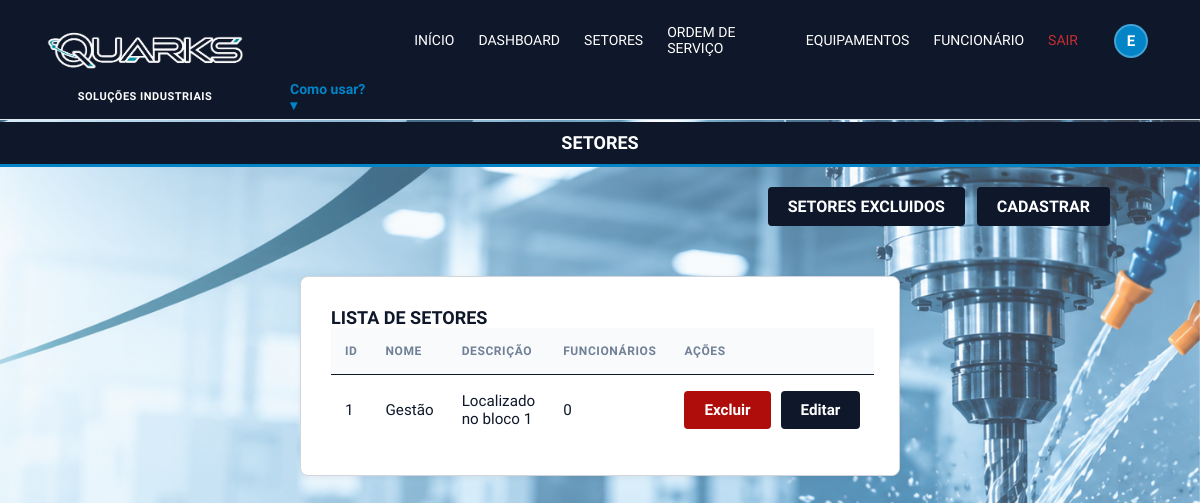
Screenshot of /setor (signed in) with the database file from the repository.
### database.py (models this page shows, shortened)
class Usuario(Base, UserMixin):
    __tablename__ = "usuarios"
    id = Column(Integer, primary_key=True, autoincrement=True)
    nome = Column(String(50), nullable=False)
    senha_hash = Column(String(250), nullable=False)
    email = Column(String(120), unique=True, nullable=False)
    criado_em = Column(DateTime, nullable=False, server_default=func.now())
    atualizado_em = Column(DateTime, nullable=False, server_default=func.now())

class Setor(Base):
    __tablename__ = 'setores'
    id = Column(Integer, primary_key=True, autoincrement=True)
    nome = Column(String(50), nullable=False)
    descricao = Column(String(10000))
    status_delete = Column(Boolean, default=True, nullable=False)
    funcionarios = relationship('Funcionario', back_populates='setor')

### app.py (the view)
@app.route('/setor', methods=['GET'])
@login_required
def setor():
    lista_setores = tabela_setor.select_ativos()
    return render_template('setor.html', setores=lista_setores)

### app.py (called while the page is built)
@login_manager.user_loader
def load_user(user_id):
    return db_session.get(Usuario, int(user_id))

### banco/tabela_setor.py (called while the page is built)
def select_ativos():
    setor_sql = (
        select(Setor, func.count(Funcionario.id).label("funcionarios")).
        outerjoin(Funcionario, Setor.id == Funcionario.setor_id).
        where(Setor.status_delete == 1).
        group_by(Setor.id)
    )
    setor = db_session.execute(setor_sql).all()
    return setor

### templates/setor.html (shortened to what this page needs)
{% extends 'base.html' %}
{% block conteudo %}
    <div class="cabecalho-pagina">
        <div class="barra-titulo-linha">
            <p class="subtitulo">SETORES</p>
        </div>
        {% if not editar %}
        <div class="container-botao-direita">
            <a href="{{ url_for('listar_setores_excluidos') if not excluidos else url_for('setor')}}" class="design-btn-direita">SETORES {% if excluidos %} ATIVOS {% else %} EXCLUIDOS {% endif %}</a>
            {% if not excluidos %}<a href="{{ url_for('cadastro_setor') }}" class="design-btn-direita">CADASTRAR</a> {% endif %}
        </div>
        {% endif %}
    </div>
    {% if request.endpoint != 'cadastro_setor' and not editar %}
    <section class="container-perfil">
        <h2>LISTA DE SETORES</h2>
        {% if setores %}
        <table>
            <thead>
                <tr>
                    <th>Id</th>
                    <th>Nome</th>
                    <th>Descrição</th>
                    <th>Funcionários</th>
                    <th>Ações</th>
                </tr>
            </thead>
            <tbody>
            {% for setor, total in setores %}
                <tr>
                    <td>{{ setor.id }}</td>
                    <td>{{ setor.nome }}</td>
                    <td>{{ setor.descricao }}</td>
                    <td>{{ total }}</td>
                    <td class="acoes">{% if excluidos %}<a href="{{ url_for('restaurar_setor', setor_id=setor.id) }}" class="design-btn-direita">Restaurar</a>{% else %}<a href="{{ url_for('excluir_setor', setor_id=setor.id) }}" class="design-btn-direita excluir-btn">Excluir</a><a href="{{ url_for('editar_setor', setor_id=setor.id) }}" class="design-btn-direita">Editar</a>{% endif %}</td>
                </tr>
            {% endfor %}
            </tbody>
        </table>
        {% else %}
            <p class="vazio">Nenhum setor listado.</p>
        {% endif %}
    </section>
    {% endif %}
{% endblock %}

### templates/base.html (shortened to what this page needs)
<!DOCTYPE html>
<html lang="pt-br">
<head>
    <link rel="stylesheet" href="{{ url_for('static', filename='css/style.css') }}">
</head>
<body class="{% if request.endpoint in ['equipamentos', 'listar_equipamentos_excluidos', 'setor', 'listar_setores_excluidos', 'ordens_servico_lista_view', 'funcionarios'] %}tela-listas{% endif %}">
    <header class="cabecalho-sistema">
        <div class="bloco-topo-esquerdo">
            <div class="logo-wrapper">
                <img src="{{ url_for('static', filename='imagem/logo.png') }}" alt="Logo Quarks" class="logo-cabecalho">
                <h1>SOLUÇÕES INDUSTRIAIS</h1>
            </div>
            <div class="menu-item-dropdown">
                <a href="#" class="link-principal destaque-temas">Como usar? ▾</a>
            </div>
        <nav class="menu">
            {% if current_user.is_authenticated %}
                <a href="{{ url_for('index') }}" class="link-principal">INÍCIO</a>
                <a href="{{ url_for('dashboard') }}" class="link-principal">DASHBOARD</a>
                <a href="{{ url_for('setor') }}" class="link-principal">SETORES</a>
                <a href="{{ url_for('ordens_servico_lista_view') }}" class="link-principal">ORDEM DE SERVIÇO</a>
                <a href="{{ url_for('equipamentos') }}" class="link-principal">EQUIPAMENTOS</a>
                <a href="{{ url_for('funcionarios') }}" class="link-principal">FUNCIONÁRIO</a>
                <a href="{{ url_for('logout') }}" class="link-sair">SAIR</a>
                <div class="perfil-menu-wrapper">
                    <div class="usuario-perfil" title="{{ current_user.nome }}">
                        <div class="avatar-inicial">
                            {{ current_user.nome[0] | upper }}
                        </div>
                    </div>
                </div>
            {% else %}
                <a href="{{ url_for('index') }}" class="link-principal">INÍCIO</a>
                <a href="{{ url_for('login') }}" class="link-principal">LOGIN</a>
                <a href="{{ url_for('login', registro=True) }}" class="link-principal">CADASTRAR</a>
            {% endif %}
        </nav>
    </div>
</header>
    {% if request.endpoint in ['equipamentos', 'listar_equipamentos_excluidos', 'setor', 'listar_setores_excluidos', 'ordens_servico_lista_view', 'funcionarios'] %}
        <div class="carrossel-listas" aria-hidden="true">
        </div>
    {% endif %}
    <main>
        {% block conteudo %}{% endblock %}
    </main>
</body>
</html>

### static/css/style.css (style rules this page uses)
* { box-sizing: border-box; margin: 0; padding: 0; }
:root { --cor-sucesso: #2f855a; --cor-sucesso-fundo: #e6fffa; --cor-erro: #c53030; --cor-erro-fundo: #fff5f5; --cor-primaria: #2b6cb0; --cor-primaria-escura: #1e4e8c; --cor-fundo: #f4f6f9; --cor-painel: #ffffff; --cor-texto: #2d3748; --cor-texto-claro: #718096; --cor-borda: #0f172a; }
body { margin: 0; font-family: "Inter Tight", sans-serif; font-weight: 400; font-optical-sizing: auto; font-style: normal; background-color: #f4f4f4; overflow-x: hidden; }
.cabecalho-sistema { position: relative; background-color: #0f172a; border-bottom: 1px solid #e2e8f0; z-index: 100; padding: 16px 40px; }
.cabecalho-sistema .bloco-topo-esquerdo { display: flex; flex-direction: row; justify-content: flex-start; width: 100%; gap: 40px; }
.logo-wrapper { display: flex; flex-direction: column; align-items: center; gap: 4px; text-align: center; }
.logo-cabecalho { height: 70px; width: auto; object-fit: contain; }
h1 { color: #ffffff; font-size: 11px; font-weight: 700; letter-spacing: 0.5px; margin: 0; padding: 0; white-space: nowrap; text-transform: uppercase; }
.menu-item-dropdown { position: relative; display: flex; align-items: center; align-self: flex-end; margin-bottom: -2px; height: 14px; }
.menu { display: flex; flex-direction: row; gap: 24px; margin-left: auto; align-self: flex-start; padding-top: 4px; }
.link-principal { text-decoration: none; color: #ffffff; font-size: 14px; font-weight: 500; padding: 4px 0; display: inline-block; border-bottom: 2px solid transparent; transition: all 0.2s ease; }
.link-sair { text-decoration: none; color: var(--cor-erro); font-size: 14px; font-weight: 500; padding: 4px 0; display: inline-block; border-bottom: 2px solid transparent; transition: all 0.2s ease; }
.destaque-temas { color: #0284c7; font-weight: 600; }
body.tela-listas, body.tela-listas main { background: transparent !important; background-color: transparent !important; }
.carrossel-listas { position: fixed; inset: 0; z-index: -1; overflow: hidden; pointer-events: none; background-color: var(--cor-fundo); }
main { position: relative; z-index: 1; }
.tela-listas table { background-color: transparent; }
.tela-listas th { background-color: rgba(248, 250, 252, 0.88); }
.container-botao-direita { display: flex; justify-content: flex-end; gap: 1vw; max-width: 1200px; margin: 20px 70px 50px auto; padding: 0 20px; }
.design-btn-direita { background-color: rgb(15 23 42); color: #ffffff; border: none; padding: 10px 20px; font-weight: bold; border-radius: 4px; cursor: pointer; font-family: "Inter Tight", sans-serif; text-decoration: none; }
.excluir-btn { background-color: rgb(175 12 12); }
.barra-titulo-linha { background-color: #0f172a; text-align: center; padding: 10px 0; margin: 2px 0 0 0; border-bottom: 3px solid #0284c7; position: relative; display: flex; justify-content: center; align-items: center; }
.subtitulo { color: white; font-weight: 700; font-size: 18px; line-height: 1.2; margin: 0; }
table { width: 100%; border-collapse: collapse; background-color: #ffffff; }
th, td { text-align: left; padding: 16px 14px; border-bottom: 1px solid var(--cor-borda, #e2e8f0); font-size: 0.95rem; color: #0f172a; vertical-align: middle; }
th { background-color: #f8fafc; color: var(--cor-texto-claro, #64748b); font-weight: 600; text-transform: uppercase; font-size: 0.75rem; letter-spacing: 0.05em; }
tbody tr:last-child td { border-bottom: none; }
tbody tr { transition: background-color 0.2s ease; }
.acoes { display: flex; justify-content: flex-start; align-items: center; gap: 10px; }
.menu { display: flex; align-items: center; }
.usuario-perfil { display: flex; align-items: center; margin: 0 12px; cursor: default; }
.avatar-inicial { width: 34px; height: 34px; border-radius: 50%; background-color: #0284c7; color: #ffffff; font-weight: bold; font-size: 15px; display: flex; align-items: center; justify-content: center; border: 2px solid rgba(255, 255, 255, 0.25); user-select: none; }
.container-perfil { max-width: 600px; margin: 40px auto; background-color: #ffffff; padding: 30px; border-radius: 8px; border: 1px solid #d1d5db; box-shadow: 0 2px 6px rgba(0, 0, 0, 0.05); }
.container-perfil h2 { margin-top: 0; color: #0f172a; font-size: 18px; }
.perfil-menu-wrapper { position: relative; display: inline-flex; align-items: center; cursor: pointer; }

### rows the page displays
Usuario: nome "E"
Setor: id "1", nome "Gestão", descricao "Localizado no bloco 1", total "0"
